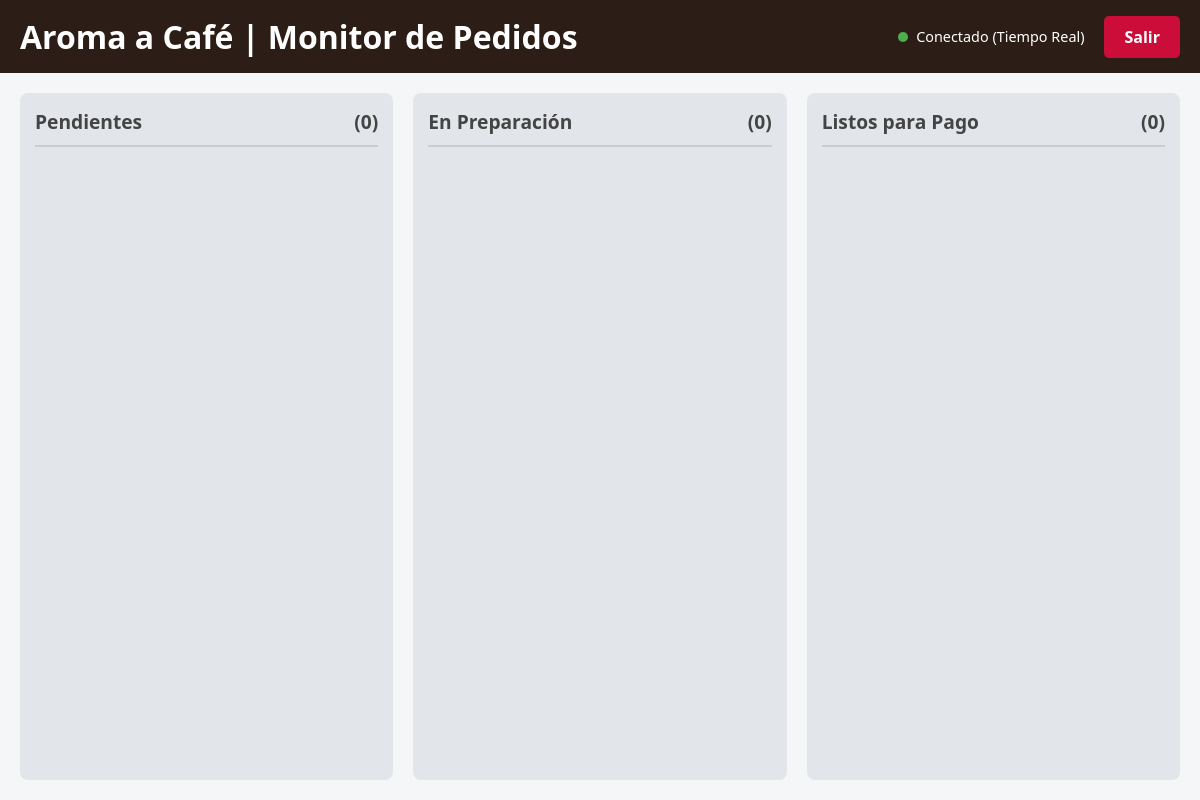
The page /admin_panel/panel_barista.php on the database as committed earlier.
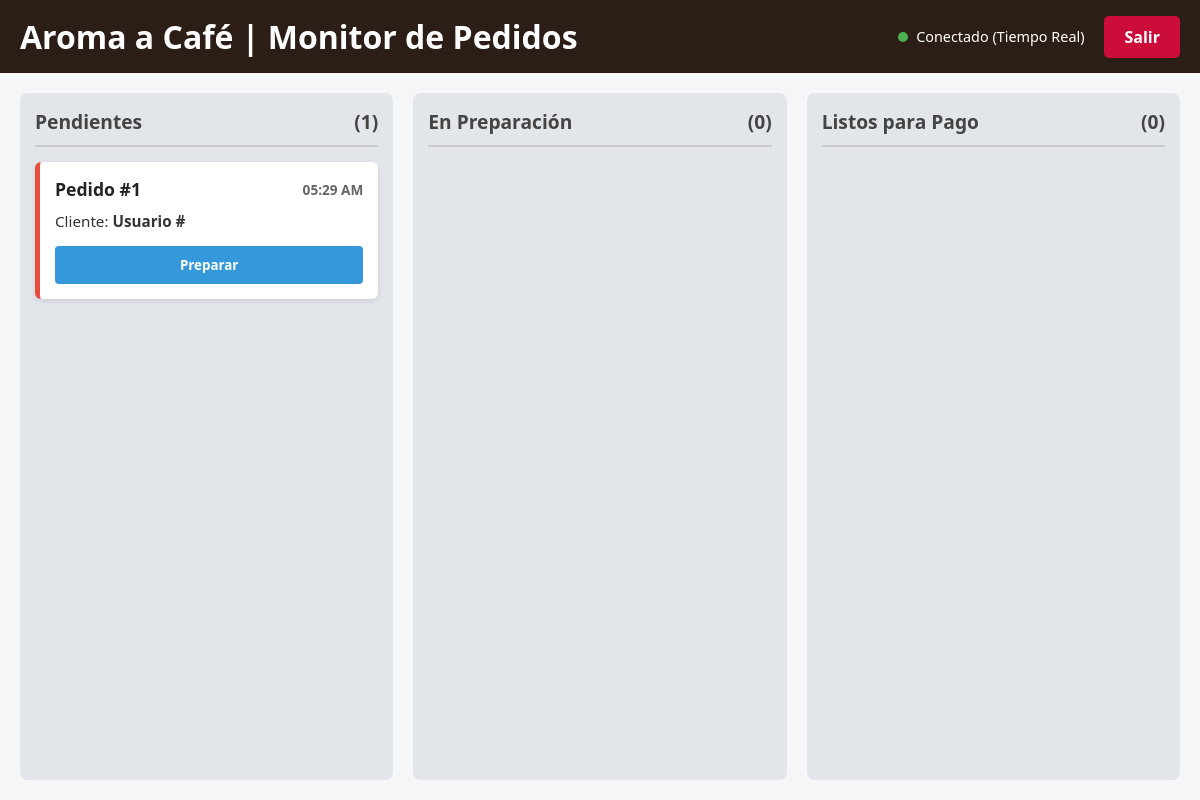
The same page on the database as committed later.
### tables this page shows
CREATE TABLE `pedidos` (
  `id_pedido` int(11) NOT NULL,
  `id_usuario` int(11) NOT NULL,
  `fecha_vencimiento` date DEFAULT NULL,
  `clave_retiro` varchar(10) DEFAULT NULL,
  `total` decimal(10,2) NOT NULL,
  `estado` enum('pendiente','entregado','vencido') NOT NULL DEFAULT 'pendiente',
  `fecha_creacion` timestamp NOT NULL DEFAULT current_timestamp()
);

### admin_panel/panel_barista.php (the view, shortened to what this page needs)
<?php
require_once '../config/conexion.php';
function obtenerPedidos($conexion, $estado) {
    $stmt = $conexion->prepare("SELECT * FROM pedidos WHERE LOWER(estado) = LOWER(:estado) ORDER BY fecha_creacion ASC");
    $stmt->execute([':estado' => $estado]);
    return $stmt->fetchAll(PDO::FETCH_ASSOC);
}
$pendientes  = obtenerPedidos($conexion, 'Pendiente');
$preparacion = obtenerPedidos($conexion, 'preparacion');
$listos      = obtenerPedidos($conexion, 'listo');
?>
<!DOCTYPE html>
<html lang="es">
<head>
    <link rel="stylesheet" href="/Proyecto-Cafeteria/css/barista.css">
</head>
<body class="admin-body">
    <header class="barista-header" style="display: flex; justify-content: space-between; align-items: center; padding: 15px 20px;">
        <h1 style="margin: 0;">Aroma a Café | Monitor de Pedidos</h1>
        <div style="display: flex; align-items: center; gap: 20px;">
            <div class="status-indicator">
                <span class="dot pulse"></span> Conectado (Tiempo Real)
            </div>
            <a href="/Proyecto-Cafeteria/admin_panel/productos.php" style="background-color: #cc0c39; color: white; padding: 10px 20px; text-decoration: none; border-radius: 5px; font-weight: bold;">Salir</a>
        </div>
    </header>
    <main class="kanban-board">
        <section class="kanban-column" id="col-pendientes">
            <h2>Pendientes <span>(<?= count($pendientes) ?>)</span></h2>
            <?php foreach ($pendientes as $pedido): ?>
            <article class="order-card alert">
                <header class="order-header">
                    <h3>Pedido #<?= $pedido['id_pedido'] ?></h3>
                    <time><?= date('h:i A', strtotime($pedido['fecha_creacion'])) ?></time>
                </header>
                <div class="order-customer">Cliente: <strong>Usuario #<?= htmlspecialchars($pedido['id_usuario_fk']) ?></strong></div>
                <form method="POST">
                    <button type="submit" class="btn-action start-btn">Preparar</button>
                </form>
            </article>
            <?php endforeach; ?>
        </section>
        <section class="kanban-column" id="col-preparacion">
            <h2>En Preparación <span>(<?= count($preparacion) ?>)</span></h2>
        </section>
        <section class="kanban-column" id="col-listos">
            <h2>Listos para Pago <span>(<?= count($listos) ?>)</span></h2>
        </section>
    </main>
</body>
</html>

### css/barista.css (style rules this page uses)
* { margin: 0; padding: 0; box-sizing: border-box; font-family: 'Segoe UI', Tahoma, Geneva, Verdana, sans-serif; }
.admin-body { background-color: #f4f6f8; color: #333; height: 100vh; display: flex; flex-direction: column; }
.barista-header { background-color: #2c1e16; color: white; padding: 1rem 2rem; display: flex; justify-content: space-between; align-items: center; }
.status-indicator { font-size: 0.9rem; display: flex; align-items: center; gap: 8px; }
.dot { height: 10px; width: 10px; background-color: #4CAF50; border-radius: 50%; display: inline-block; }
.kanban-board { display: grid; grid-template-columns: repeat(3, 1fr); gap: 20px; padding: 20px; flex-grow: 1; overflow-y: hidden; }
.kanban-column { background-color: #e2e6ea; border-radius: 8px; padding: 15px; display: flex; flex-direction: column; gap: 15px; overflow-y: auto; }
.kanban-column h2 { font-size: 1.2rem; color: #444; border-bottom: 2px solid #ccc; padding-bottom: 10px; display: flex; justify-content: space-between; }
.order-card { background-color: white; border-radius: 6px; padding: 15px; box-shadow: 0 2px 5px rgba(0,0,0,0.1); border-left: 5px solid #ccc; }
.order-card.alert { border-left-color: #e74c3c; }
.order-header { display: flex; justify-content: space-between; align-items: center; margin-bottom: 10px; }
.order-header h3 { font-size: 1.1rem; color: #222; }
.order-header time { font-size: 0.85rem; color: #666; font-weight: bold; }
.order-customer { font-size: 0.95rem; margin-bottom: 10px; }
.btn-action { width: 100%; padding: 10px; border: none; border-radius: 4px; font-weight: bold; cursor: pointer; transition: background 0.2s; }
.start-btn { background-color: #3498db; color: white; }

Rows that differ between the two databases and show on the page:
added pedidos: id_pedido "1", fecha_creacion "05:29 AM"
Other text that changed with them:
count($pendientes): "0" → "1"
